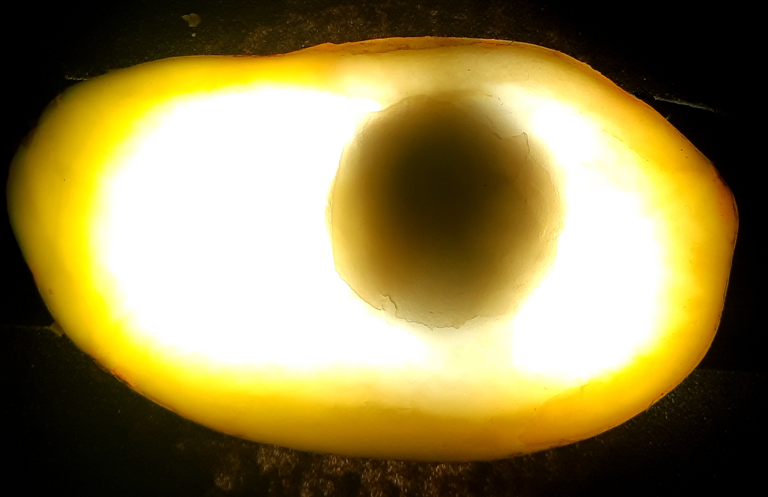
#> input picture papa20.png, 768 x 497 px
$ jupyter execute Laboratorio2.ipynb
#> lines starting #> are read from the running program, lines starting #| are printed output that depends on the picture; after the words box and inside, x2 and y2 are one past the last pixel; in counts of white or black regions, pixels touching at a corner belong together
[cell 1]
import numpy as np
import cv2

# Cargamos la imagen
original = cv2.imread("papa20.png")
#> original is the input picture: shape (497, 768, 3); mean B, G, R 78.8, 131.2, 146.1
cv2.imshow("original", original)

# Convertimos a escala de grises
gris = cv2.cvtColor(original, cv2.COLOR_BGR2GRAY)
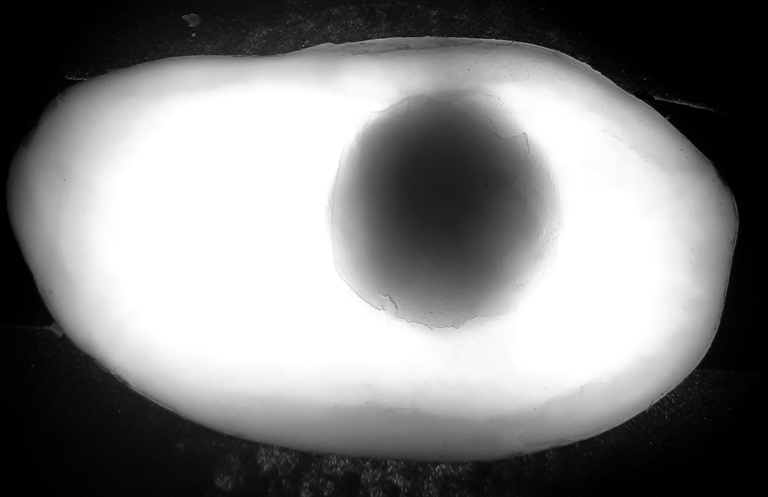
#> gris: shape (497, 768); min 0, max 255, mean 129.7
cv2.imshow("gris", gris)

# Aplicar suavizado Gaussiano para eliminación de ruido
gauss = cv2.GaussianBlur(gris, (5,5), 0)
cv2.imshow("suavizado", gauss)

# Umbralización
a, th = cv2.threshold(gauss,70,210,cv2.THRESH_BINARY)# + cv2.THRESH_OTSU)
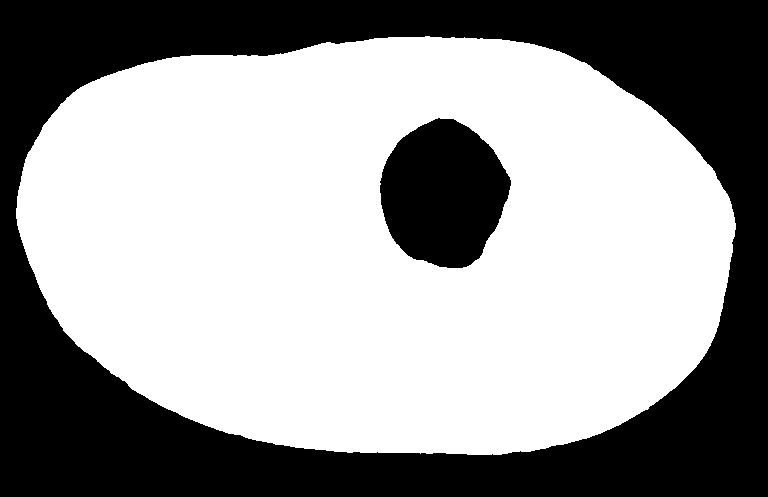
#> th: shape (497, 768); values 0 (black) and 210 (white), 60.3% white; 2 black regions, box (x1, y1, x2, y2) and area: (0, 0, 768, 497) 137071, (380, 118, 511, 268) 14520
gaussth=cv2.Canny(th, 10, 180)
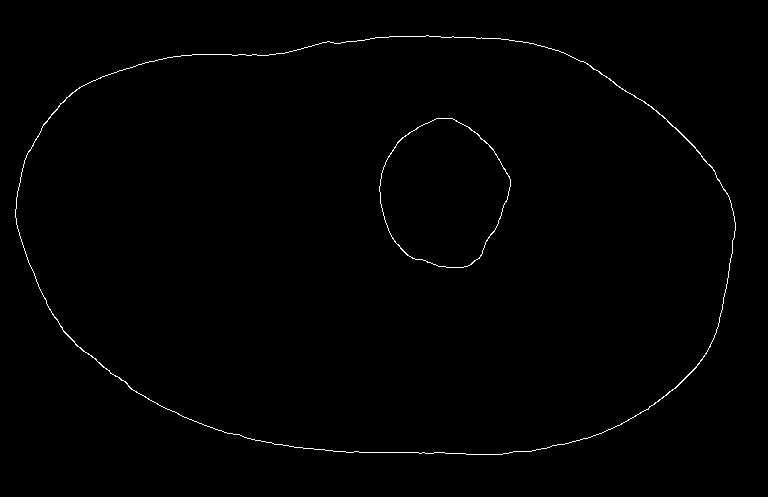
#> gaussth: shape (497, 768); 0.62% white in thin lines or dots, all inside (x1, y1, x2, y2) = (15, 35, 736, 455)
cv2.imshow("binarizado", gaussth)

mascara = cv2.bitwise_and(gaussth, gaussth, mask= th)
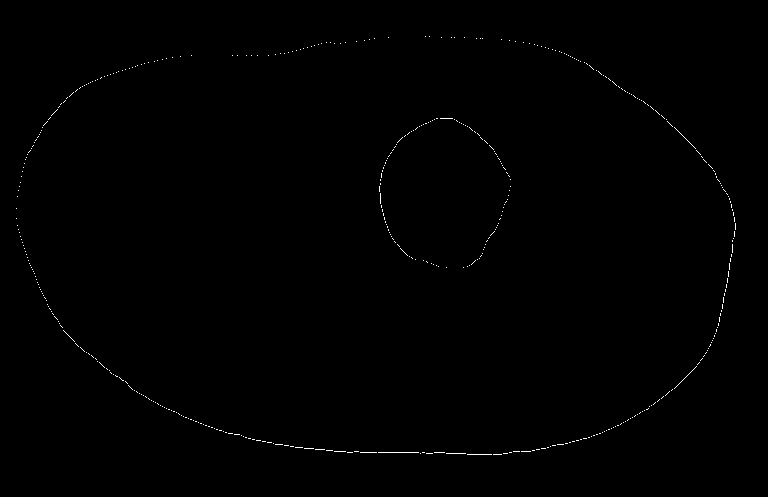
#> mascara: shape (497, 768); 0.31% white in thin lines or dots, all inside (x1, y1, x2, y2) = (16, 36, 736, 455)
cv2.imshow("mask",mascara)

#Transformada de Hough
"""
circles = cv2.HoughCircles(gaussth,cv2.HOUGH_GRADIENT,3,10,
                            param1=20,param2=50,minRadius=50,maxRadius=120)
circles = np.uint16(np.around(circles))
for i in circles[0,:]:
    # Dibuja la circusnferencia del círculo
    cv2.circle(gaussth,(i[0],i[1]),i[2],(0,255,0),2)
    # dibuja el centro del círculo
    cv2.circle(gaussth,(i[0],i[1]),2,(0,0,255),3)
cv2.imshow('círculos detectados',gaussth)
"""

# Detectamos los bordes con Canny
canny = cv2.Canny(gaussth, 50, 150)
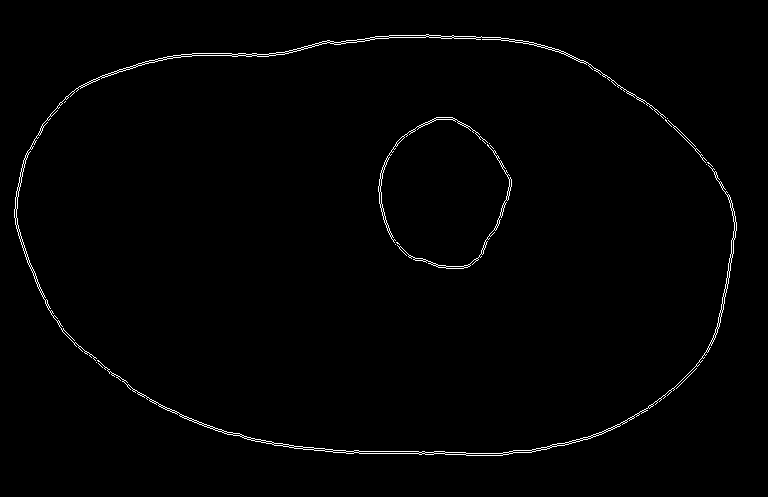
#> canny: shape (497, 768); 1.1% white in thin lines or dots, all inside (x1, y1, x2, y2) = (14, 34, 737, 456)
cv2.imshow("canny", canny)

# Dilatación y Erosión de los contornos
canny = cv2.dilate(canny, None, iterations=1)
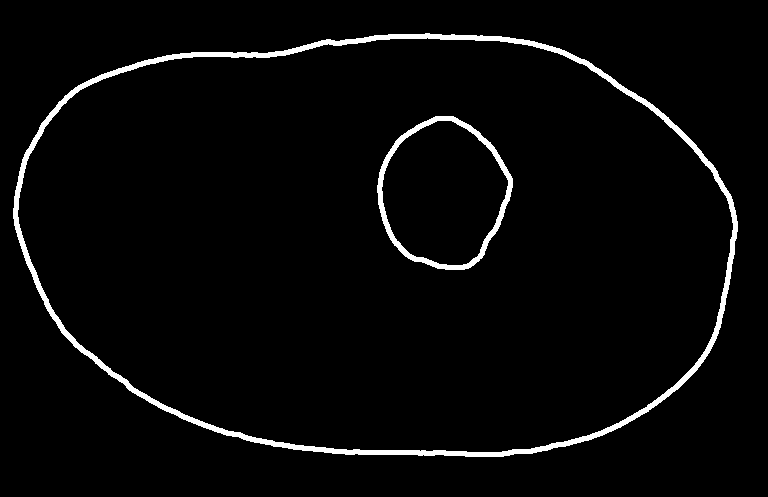
#> canny: shape (497, 768); 3.2% white; 2 white regions, box (x1, y1, x2, y2) and area: (13, 33, 738, 457) 9883, (377, 116, 513, 270) 2322
canny =cv2.erode(canny, None, iterations= 1)
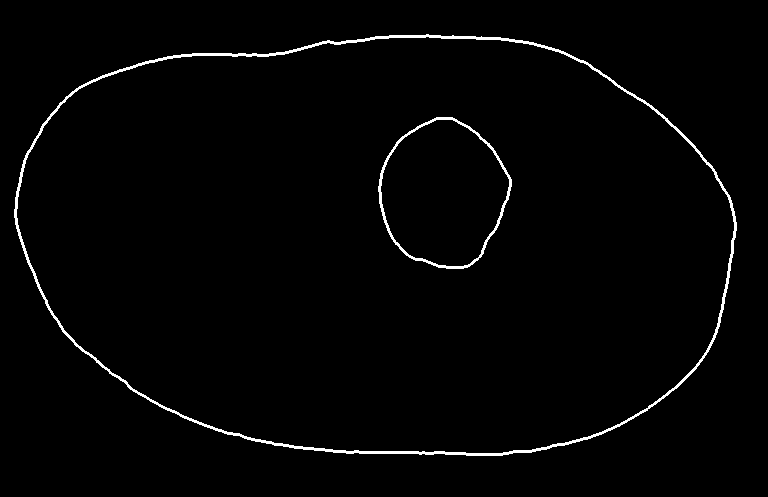
#> canny: shape (497, 768); 1.7% white in thin lines or dots, all inside (x1, y1, x2, y2) = (14, 34, 737, 456)
#cv2.imshow("dilatación y erosión", canny)

#opening
kernel=np.ones((5,5),np.uint8)
opening_op= cv2.morphologyEx(canny,cv2.MORPH_OPEN,kernel)
#> opening_op: shape (497, 768); every value is 0
closing_op= cv2.morphologyEx(canny,cv2.MORPH_CLOSE,kernel)
cv2.imshow("opening", canny)

# Buscamos los contornos
(contornos,_) = cv2.findContours(canny.copy(), cv2.RETR_LIST, cv2.CHAIN_APPROX_SIMPLE)
#> contornos = 4 contours; box (x1, y1, x2, y2) and area: (14, 34, 737, 456) 246415, (16, 36, 735, 454) 242846, (378, 117, 512, 269) 14918, (380, 119, 510, 267) 14106

# Mostramos el número de contornos encontrados
print("Se encontró {} objetos".format(len(contornos)))
#| Se encontró 4 objetos

cv2.drawContours(original,contornos,-1,(0,0,255), 2)
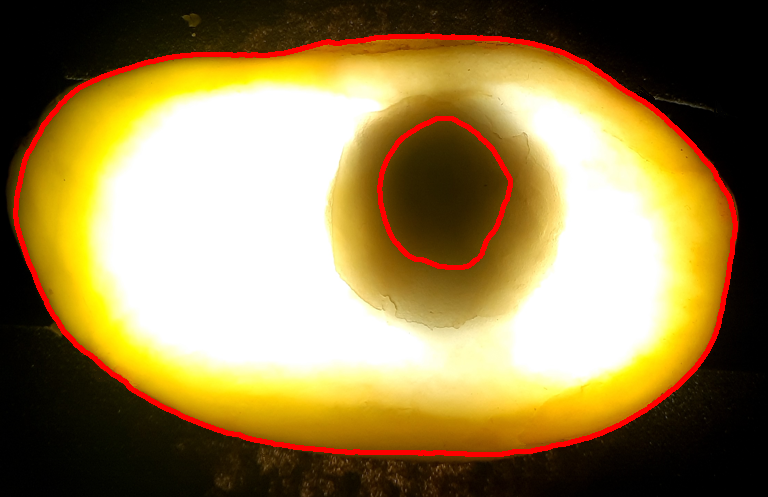
#> original: shape (497, 768, 3); 3.2% of pixels changed, all inside (x1, y1, x2, y2) = (13, 33, 738, 457)
cv2.imshow("contornos", original)

#Calculo de pixeles por contorno
permon = round(cv2.arcLength(contornos[1], True),2)
#> permon = 467.8
perpapa = round(cv2.arcLength(contornos[3], True),2)
#> perpapa = 1967.4
porcentaje1 = round(permon/perpapa*100, 2)
#> porcentaje1 = 23.78
print(f'El perimetro de la moneda es: {permon} pixeles')
#| El perimetro de la moneda es: 467.83 pixeles
print(f'El perimetro de la papa es: {perpapa} pixeles')
#| El perimetro de la papa es: 1967.42 pixeles
print(f'La proporción del perimetro de la ficha en relación a la papa es:{porcentaje1}%')
#| La proporción del perimetro de la ficha en relación a la papa es:23.78%

"""
listpx =[]
for i in range (len(contornos)):
    cv2.drawContours(gauss, contornos, i, (0,255,0),3)
    print("Contorno", "=", len(contornos[i]), "px")
    listpx.append(len(contornos[i]))
#print(listpx)
"""
#Calculo del área de los 2 contornos
areamon = cv2.contourArea(contornos[1])
#> areamon = 14917.5
areapapa = cv2.contourArea(contornos[3])
#> areapapa = 246415
porcentaje2 = round(areamon/areapapa*100, 2)
#> porcentaje2 = 6.05
print(f'El área de la moneda es: {areamon} pixeles cuadrados')
#| El área de la moneda es: 14917.5 pixeles cuadrados
print(f'El área de la papa es: {areapapa} pixeles cuadrados')
#| El área de la papa es: 246415.0 pixeles cuadrados
print(f'La proporción del área de la ficha en relación a la papa es: {porcentaje2}%')
#| La proporción del área de la ficha en relación a la papa es: 6.05%

cv2.waitKey(0)
